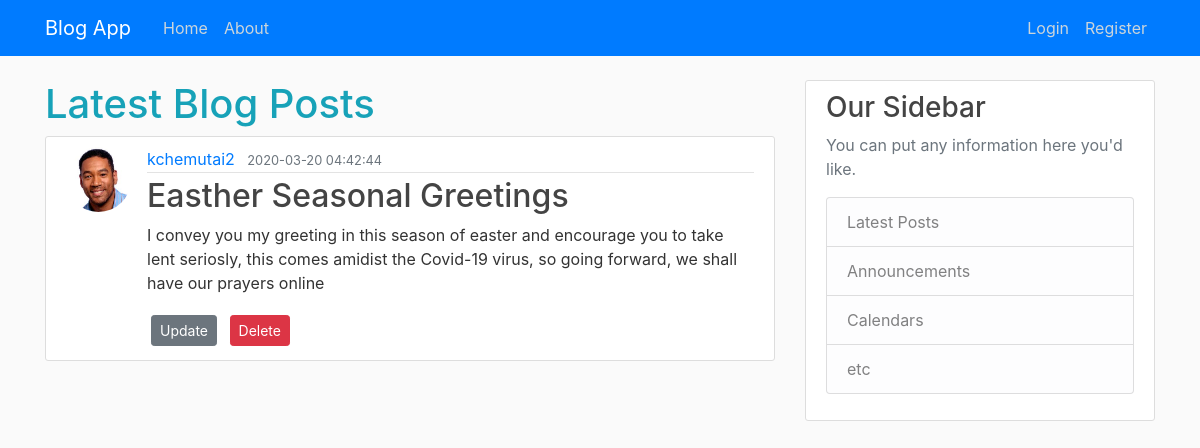
/post/15, run on the app's committed database.
### blog/models.py (models this page shows, shortened)
class User(db.Model, UserMixin):
    id = db.Column(db.Integer, primary_key=True)
    username = db.Column(db.String(20), unique=True, nullable=False)
    email = db.Column(db.String(120), unique=True, nullable=False)
    image_file = db.Column(db.String(20), nullable=False, default = 'default.jpg')
    password = db.Column(db.String(60), nullable=False)
    posts = db.relationship('Post', backref='author', lazy=True)

class Post(db.Model):
    id = db.Column(db.Integer, primary_key=True)
    title = db.Column(db.String(120), nullable=False)
    date_posted = db.Column(db.DateTime, nullable=False, default=datetime.utcnow)
    content = db.Column(db.Text, nullable=False)
    user_id = db.Column(db.Integer, db.ForeignKey('user.id'), nullable=False)

### blog/routes.py (the view)
@app.route('/post/<int:post_id>')
def post(post_id):
    post =Post.query.get_or_404(post_id)
    return render_template('post.html', title=post.title, post=post)

### blog/templates/post.html (shortened to what this page needs)
{% extends "layout.html" %}
{% block content %}
    <h1 class="text-info">Latest Blog Posts</h1>
        <article class="media content-section">
          <img src="{{url_for('static', filename='images/' + post.author.image_file)}}" alt="" class="rounded-circle article-img">
          <div class="media-body">
            <div class="article-metadata">
              <a class="mr-2" href="{{ url_for('user_posts', username=post.author.username) }}">{{ post.author.username }}</a>
              <small class="text-muted">{{ post.date_posted.strftime('%Y-%m-%d  %H:%M:%S') }}</small>
            </div>
            <h2 class="article-title">{{ post.title }}</h2>
            <p class="article-content">{{ post.content }}</p>
            <div>
                <a class=" btn btn-secondary btn-sm m-1 " href="{{ url_for('update_post', post_id=post.id )}}" >Update</a>
                <button type="button" class="btn btn-danger btn-sm m-1" data-toggle="modal" data-target="#deleteModal">Delete</button>
            </div>
          </div>
        </article>
{% endblock%}

### blog/static/main.css (style rules this page uses)
body { background: #fafafa; color: #333333; margin-top: 5rem; }
h1, h2, h3, h4, h5, h6 { color: #444444; }
.content-section { background: #ffffff; padding: 10px 20px; border: 1px solid #dddddd; border-radius: 3px; margin-bottom: 20px; }
.article-title { color: #444444; }
.article-content { white-space: pre-line; }
.article-img { height: 65px; width: 65px; margin-right: 16px; }
.article-metadata { padding-bottom: 1px; margin-bottom: 4px; border-bottom: 1px solid #e3e3e3 }

### data on the page
User: image_file (picture), author.username "kchemutai2"
Post: date_posted "2020-03-20 04:42:44", title "Easther Seasonal Greetings", content "I convey you my greeting in this season of easter and encourage you to take lent seriosly, this comes amidist the Covid-19 virus, so going forward, we shall have our prayers online"
